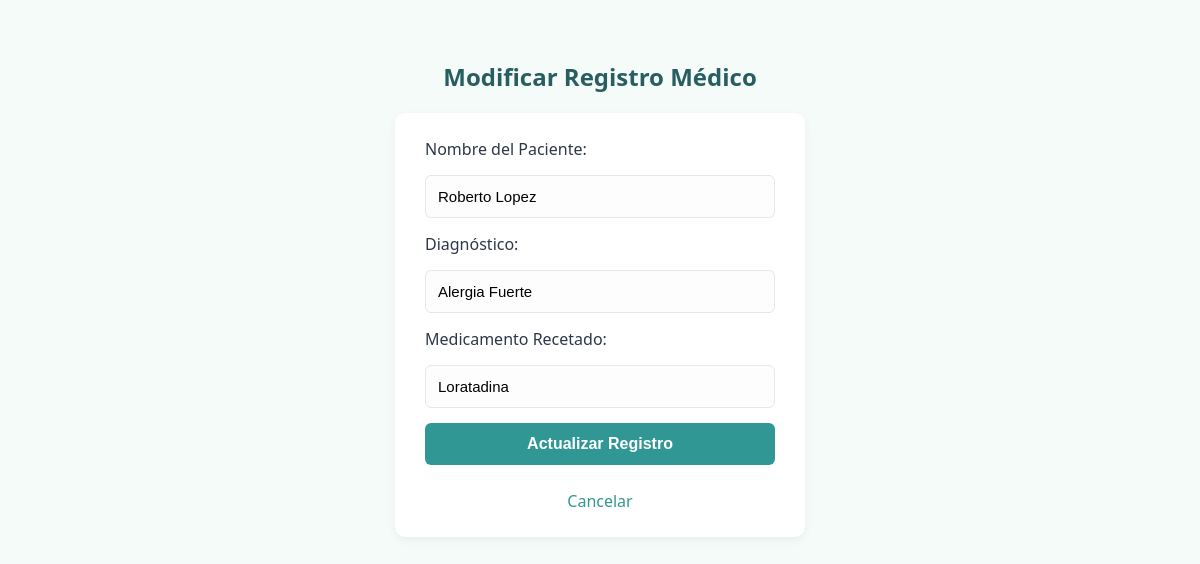
/editar.php?id=6 (signed in), run on the app's committed database.
### tables this page shows
CREATE TABLE `asistencia` (
  `id` int(11) NOT NULL,
  `paciente` varchar(100) NOT NULL,
  `diagnostico` text NOT NULL,
  `medicamento` varchar(100) NOT NULL,
  `fecha` timestamp NOT NULL DEFAULT current_timestamp()
);

### editar.php (the view, shortened to what this page needs)
<?php
include 'conexion.php';
if (isset($_GET['id'])) {
    $id = $_GET['id'];
    $resultado = $conexion->query("SELECT * FROM asistencia WHERE id = $id");
    $fila = $resultado->fetch_assoc();
}
?>
<!DOCTYPE html>
<html lang="es">
<head>
    <link rel="stylesheet" href="style.css">
</head>
<body style="align-items: center;">
    <h2>Modificar Registro Médico</h2>
    <form method="POST" action="editar.php?id=<?php echo $fila['id']; ?>">
        <label>Nombre del Paciente:</label>
        <input type="text" name="txt_paciente" value="<?php echo htmlspecialchars($fila['paciente']); ?>" required>
        <label>Diagnóstico:</label>
        <input type="text" name="txt_diagnostico" value="<?php echo htmlspecialchars($fila['diagnostico']); ?>" required>
        <label>Medicamento Recetado:</label>
        <input type="text" name="txt_medicamento" value="<?php echo htmlspecialchars($fila['medicamento']); ?>" required>
        <button type="submit" name="btn_actualizar">Actualizar Registro</button>
        <a href="index.php" style="text-align: center; display: block; margin-top: 10px;">Cancelar</a>
    </form>
</body>
</html>

### style.css (style rules this page uses)
body { font-family: 'Segoe UI', Tahoma, Geneva, Verdana, sans-serif; background-color: #f4fbf8; color: #2d3748; display: flex; flex-direction: column; align-items: center; margin: 0; padding: 40px 20px; }
h2 { color: #285e61; margin-bottom: 20px; }
form { background: #ffffff; padding: 25px 30px; border-radius: 10px; box-shadow: 0 4px 10px rgba(0, 0, 0, 0.05); display: flex; flex-direction: column; gap: 15px; width: 100%; max-width: 350px; margin-bottom: 25px; }
input[type="text"], input[type="password"] { padding: 12px; border: 1px solid #e2e8f0; border-radius: 6px; font-size: 15px; outline: none; transition: all 0.3s ease; background-color: #fdfdfd; }
button { background-color: #319795; color: white; border: none; padding: 12px; border-radius: 6px; font-size: 16px; font-weight: bold; cursor: pointer; transition: background-color 0.3s; }
a { color: #319795; text-decoration: none; font-weight: 500; transition: color 0.2s; }

### data on the page
asistencia: txt_paciente "Roberto Lopez", txt_diagnostico "Alergia Fuerte", txt_medicamento "Loratadina"
